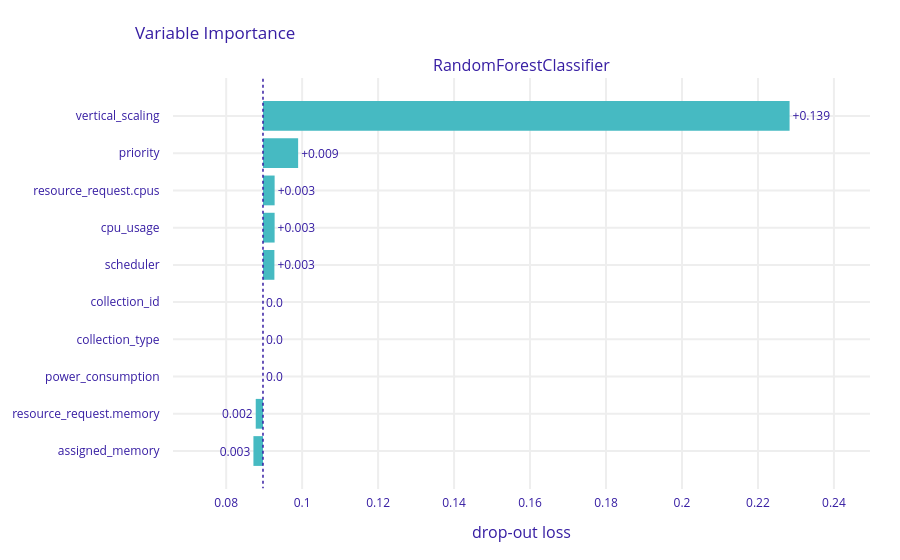

Source (notebook cell):
### Code cell
explanation_RF_train = exp_RF_train.model_parts()
explanation_RF_train.result
explanation_RF_train.plot()

### Figure 1 — Plotly figure (JSON) as saved in the notebook; plotly's stock layout.template omitted (floating-point values rounded to 4 significant figures)
{"data": [{"base": 0.08969, "hoverinfo": "text", "hoverlabel": {"bgcolor": "rgba(0, 0, 0, 0.8)"}, "hovertext": ["Model: RandomForestClassifier loss after<br>variable: vertical_scaling is permuted: 0.228<br>Drop-out loss change: +0.139", "Model: RandomForestClassifier loss after<br>variable: priority is permuted: 0.099<br>Drop-out loss change: +0.009", "Model: RandomForestClassifier loss after<br>variable: resource_request.cpus is permuted: 0.093<br>Drop-out loss change: +0.003", "Model: RandomForestClassifier loss after<br>variable: cpu_usage is permuted: 0.093<br>Drop-out loss change: +0.003", "Model: RandomForestClassifier loss after<br>variable: scheduler is permuted: 0.093<br>Drop-out loss change: +0.003", "Model: RandomForestClassifier loss after<br>variable: collection_id is permuted: 0.09<br>Drop-out loss change: -0.0", "Model: RandomForestClassifier loss after<br>variable: collection_type is permuted: 0.09<br>Drop-out loss change: -0.0", "Model: RandomForestClassifier loss after<br>variable: power_consumption is permuted: 0.09<br>Drop-out loss change: -0.0", "Model: RandomForestClassifier loss after<br>variable: resource_request.memory is permuted: 0.088<br>Drop-out loss change: -0.002", "Model: RandomForestClassifier loss after<br>variable: assigned_memory is permuted: 0.087<br>Drop-out loss change: -0.003"], "marker": {"color": "#46bac2"}, "orientation": "h", "showlegend": false, "text": ["+0.139", "+0.009", "+0.003", "+0.003", "+0.003", "0.0", "0.0", "0.0", "0.002", "0.003"], "textposition": "outside", "type": "bar", "x": [0.1386, 0.009251, 0.003064, 0.00306, 0.003001, 0, 0, 0, -0.001911, -0.002519], "xaxis": "x", "y": ["vertical_scaling", "priority", "resource_request.cpus", "cpu_usage", "scheduler", "collection_id", "collection_type", "power_consumption", "resource_request.memory", "assigned_memory"], "yaxis": "y"}], "layout": {"annotations": [{"font": {"size": 16}, "showarrow": false, "text": "RandomForestClassifier", "x": 0.5, "xanchor": "center", "xref": "paper", "y": 1, "yanchor": "bottom", "yref": "paper"}, {"font": {"size": 16}, "showarrow": false, "text": "drop-out loss", "x": 0.5, "xanchor": "center", "xref": "paper", "y": 0, "yanchor": "top", "yref": "paper", "yshift": -30}], "autosize": true, "font": {"color": "#371ea3"}, "margin": {"b": 71, "r": 30, "t": 78}, "shapes": [{"line": {"color": "#371ea3", "dash": "dot", "width": 1.5}, "type": "line", "x0": 0.08969, "x1": 0.08969, "xref": "x", "y0": -1, "y1": 10, "yref": "y"}], "title": {"text": "Variable Importance", "x": 0.15}, "xaxis": {"anchor": "y", "automargin": true, "domain": [0, 1], "fixedrange": true, "gridwidth": 2, "range": [0.066, 0.2495], "tickcolor": "white", "ticklen": 3, "ticks": "outside", "type": "linear", "zeroline": false}, "yaxis": {"anchor": "x", "automargin": true, "autorange": true, "domain": [0, 1], "fixedrange": true, "gridwidth": 2, "range": [10.04, -1.035], "tickcolor": "white", "ticklen": 10, "ticks": "outside", "type": "category"}}}
